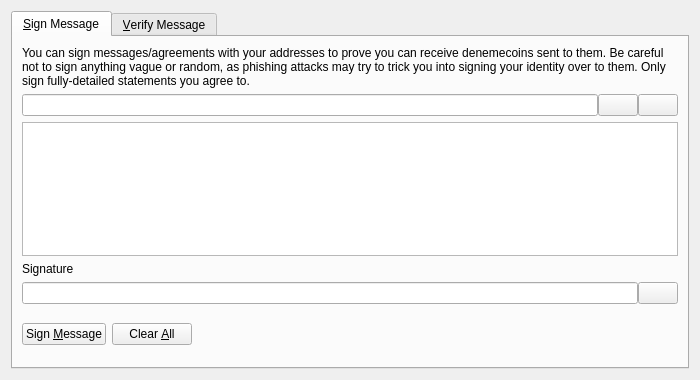
<?xml version="1.0" encoding="UTF-8"?>
<ui version="4.0">
 <class>SignVerifyMessageDialog</class>
 <widget class="QDialog" name="SignVerifyMessageDialog">
  <property name="geometry">
   <rect>
    <x>0</x>
    <y>0</y>
    <width>700</width>
    <height>380</height>
   </rect>
  </property>
  <property name="windowTitle">
   <string>Signatures - Sign / Verify a Message</string>
  </property>
  <property name="modal">
   <bool>true</bool>
  </property>
  <layout class="QVBoxLayout" name="verticalLayout">
   <item>
    <widget class="QTabWidget" name="tabWidget">
     <property name="currentIndex">
      <number>0</number>
     </property>
     <widget class="QWidget" name="tabSignMessage">
      <attribute name="title">
       <string>&amp;Sign Message</string>
      </attribute>
      <layout class="QVBoxLayout" name="verticalLayout_SM">
       <item>
        <widget class="QLabel" name="infoLabel_SM">
         <property name="text">
          <string>You can sign messages/agreements with your addresses to prove you can receive denemecoins sent to them. Be careful not to sign anything vague or random, as phishing attacks may try to trick you into signing your identity over to them. Only sign fully-detailed statements you agree to.</string>
         </property>
         <property name="textFormat">
          <enum>Qt::PlainText</enum>
         </property>
         <property name="wordWrap">
          <bool>true</bool>
         </property>
        </widget>
       </item>
       <item>
        <layout class="QHBoxLayout" name="horizontalLayout_1_SM">
         <property name="spacing">
          <number>0</number>
         </property>
         <item>
          <widget class="QValidatedLineEdit" name="addressIn_SM">
           <property name="toolTip">
            <string>The denemecoin address to sign the message with</string>
           </property>
          </widget>
         </item>
         <item>
          <widget class="QPushButton" name="addressBookButton_SM">
           <property name="toolTip">
            <string>Choose previously used address</string>
           </property>
           <property name="text">
            <string/>
           </property>
           <property name="icon">
            <iconset resource="../bitcoin.qrc">
             <normaloff>:/icons/address-book</normaloff>:/icons/address-book</iconset>
           </property>
           <property name="shortcut">
            <string>Alt+A</string>
           </property>
           <property name="autoDefault">
            <bool>false</bool>
           </property>
          </widget>
         </item>
         <item>
          <widget class="QPushButton" name="pasteButton_SM">
           <property name="toolTip">
            <string>Paste address from clipboard</string>
           </property>
           <property name="text">
            <string/>
           </property>
           <property name="icon">
            <iconset resource="../bitcoin.qrc">
             <normaloff>:/icons/editpaste</normaloff>:/icons/editpaste</iconset>
           </property>
           <property name="shortcut">
            <string>Alt+P</string>
           </property>
           <property name="autoDefault">
            <bool>false</bool>
           </property>
          </widget>
         </item>
        </layout>
       </item>
       <item>
        <widget class="QPlainTextEdit" name="messageIn_SM">
         <property name="toolTip">
          <string>Enter the message you want to sign here</string>
         </property>
        </widget>
       </item>
       <item>
        <widget class="QLabel" name="signatureLabel_SM">
         <property name="text">
          <string>Signature</string>
         </property>
         <property name="textFormat">
          <enum>Qt::PlainText</enum>
         </property>
        </widget>
       </item>
       <item>
        <layout class="QHBoxLayout" name="horizontalLayout_2_SM">
         <property name="spacing">
          <number>0</number>
         </property>
         <item>
          <widget class="QLineEdit" name="signatureOut_SM">
           <property name="font">
            <font>
             <italic>true</italic>
            </font>
           </property>
           <property name="readOnly">
            <bool>true</bool>
           </property>
          </widget>
         </item>
         <item>
          <widget class="QPushButton" name="copySignatureButton_SM">
           <property name="toolTip">
            <string>Copy the current signature to the system clipboard</string>
           </property>
           <property name="text">
            <string/>
           </property>
           <property name="icon">
            <iconset resource="../bitcoin.qrc">
             <normaloff>:/icons/editcopy</normaloff>:/icons/editcopy</iconset>
           </property>
           <property name="autoDefault">
            <bool>false</bool>
           </property>
          </widget>
         </item>
        </layout>
       </item>
       <item>
        <layout class="QHBoxLayout" name="horizontalLayout_3_SM">
         <item>
          <widget class="QPushButton" name="signMessageButton_SM">
           <property name="toolTip">
            <string>Sign the message to prove you own this denemecoin address</string>
           </property>
           <property name="text">
            <string>Sign &amp;Message</string>
           </property>
           <property name="icon">
            <iconset resource="../bitcoin.qrc">
             <normaloff>:/icons/edit</normaloff>:/icons/edit</iconset>
           </property>
           <property name="autoDefault">
            <bool>false</bool>
           </property>
          </widget>
         </item>
         <item>
          <widget class="QPushButton" name="clearButton_SM">
           <property name="toolTip">
            <string>Reset all sign message fields</string>
           </property>
           <property name="text">
            <string>Clear &amp;All</string>
           </property>
           <property name="icon">
            <iconset resource="../bitcoin.qrc">
             <normaloff>:/icons/remove</normaloff>:/icons/remove</iconset>
           </property>
           <property name="autoDefault">
            <bool>false</bool>
           </property>
          </widget>
         </item>
         <item>
          <spacer name="horizontalSpacer_1_SM">
           <property name="orientation">
            <enum>Qt::Horizontal</enum>
           </property>
           <property name="sizeHint" stdset="0">
            <size>
             <width>40</width>
             <height>48</height>
            </size>
           </property>
          </spacer>
         </item>
         <item>
          <widget class="QLabel" name="statusLabel_SM">
           <property name="font">
            <font>
             <weight>75</weight>
             <bold>true</bold>
            </font>
           </property>
           <property name="text">
            <string/>
           </property>
           <property name="wordWrap">
            <bool>true</bool>
           </property>
          </widget>
         </item>
         <item>
          <spacer name="horizontalSpacer_2_SM">
           <property name="orientation">
            <enum>Qt::Horizontal</enum>
           </property>
           <property name="sizeHint" stdset="0">
            <size>
             <width>40</width>
             <height>48</height>
            </size>
           </property>
          </spacer>
         </item>
        </layout>
       </item>
      </layout>
     </widget>
     <widget class="QWidget" name="tabVerifyMessage">
      <attribute name="title">
       <string>&amp;Verify Message</string>
      </attribute>
      <layout class="QVBoxLayout" name="verticalLayout_VM">
       <item>
        <widget class="QLabel" name="infoLabel_VM">
         <property name="text">
          <string>Enter the receiver's address, message (ensure you copy line breaks, spaces, tabs, etc. exactly) and signature below to verify the message. Be careful not to read more into the signature than what is in the signed message itself, to avoid being tricked by a man-in-the-middle attack. Note that this only proves the signing party receives with the address, it cannot prove sendership of any transaction!</string>
         </property>
         <property name="textFormat">
          <enum>Qt::PlainText</enum>
         </property>
         <property name="alignment">
          <set>Qt::AlignLeading|Qt::AlignLeft|Qt::AlignTop</set>
         </property>
         <property name="wordWrap">
          <bool>true</bool>
         </property>
        </widget>
       </item>
       <item>
        <layout class="QHBoxLayout" name="horizontalLayout_1_VM">
         <property name="spacing">
          <number>0</number>
         </property>
         <item>
          <widget class="QValidatedLineEdit" name="addressIn_VM">
           <property name="toolTip">
            <string>The denemecoin address the message was signed with</string>
           </property>
          </widget>
         </item>
         <item>
          <widget class="QPushButton" name="addressBookButton_VM">
           <property name="toolTip">
            <string>Choose previously used address</string>
           </property>
           <property name="text">
            <string/>
           </property>
           <property name="icon">
            <iconset resource="../bitcoin.qrc">
             <normaloff>:/icons/address-book</normaloff>:/icons/address-book</iconset>
           </property>
           <property name="shortcut">
            <string>Alt+A</string>
           </property>
           <property name="autoDefault">
            <bool>false</bool>
           </property>
          </widget>
         </item>
        </layout>
       </item>
       <item>
        <widget class="QPlainTextEdit" name="messageIn_VM"/>
       </item>
       <item>
        <widget class="QValidatedLineEdit" name="signatureIn_VM"/>
       </item>
       <item>
        <layout class="QHBoxLayout" name="horizontalLayout_2_VM">
         <item>
          <widget class="QPushButton" name="verifyMessageButton_VM">
           <property name="toolTip">
            <string>Verify the message to ensure it was signed with the specified denemecoin address</string>
           </property>
           <property name="text">
            <string>Verify &amp;Message</string>
           </property>
           <property name="icon">
            <iconset resource="../bitcoin.qrc">
             <normaloff>:/icons/transaction_0</normaloff>:/icons/transaction_0</iconset>
           </property>
           <property name="autoDefault">
            <bool>false</bool>
           </property>
          </widget>
         </item>
         <item>
          <widget class="QPushButton" name="clearButton_VM">
           <property name="toolTip">
            <string>Reset all verify message fields</string>
           </property>
           <property name="text">
            <string>Clear &amp;All</string>
           </property>
           <property name="icon">
            <iconset resource="../bitcoin.qrc">
             <normaloff>:/icons/remove</normaloff>:/icons/remove</iconset>
           </property>
           <property name="autoDefault">
            <bool>false</bool>
           </property>
          </widget>
         </item>
         <item>
          <spacer name="horizontalSpacer_1_VM">
           <property name="orientation">
            <enum>Qt::Horizontal</enum>
           </property>
           <property name="sizeHint" stdset="0">
            <size>
             <width>40</width>
             <height>48</height>
            </size>
           </property>
          </spacer>
         </item>
         <item>
          <widget class="QLabel" name="statusLabel_VM">
           <property name="font">
            <font>
             <weight>75</weight>
             <bold>true</bold>
            </font>
           </property>
           <property name="text">
            <string/>
           </property>
           <property name="wordWrap">
            <bool>true</bool>
           </property>
          </widget>
         </item>
         <item>
          <spacer name="horizontalSpacer_2_VM">
           <property name="orientation">
            <enum>Qt::Horizontal</enum>
           </property>
           <property name="sizeHint" stdset="0">
            <size>
             <width>40</width>
             <height>48</height>
            </size>
           </property>
          </spacer>
         </item>
        </layout>
       </item>
      </layout>
     </widget>
    </widget>
   </item>
  </layout>
 </widget>
 <customwidgets>
  <customwidget>
   <class>QValidatedLineEdit</class>
   <extends>QLineEdit</extends>
   <header>qvalidatedlineedit.h</header>
  </customwidget>
 </customwidgets>
 <resources>
  <include location="../bitcoin.qrc"/>
 </resources>
 <connections/>
</ui>
